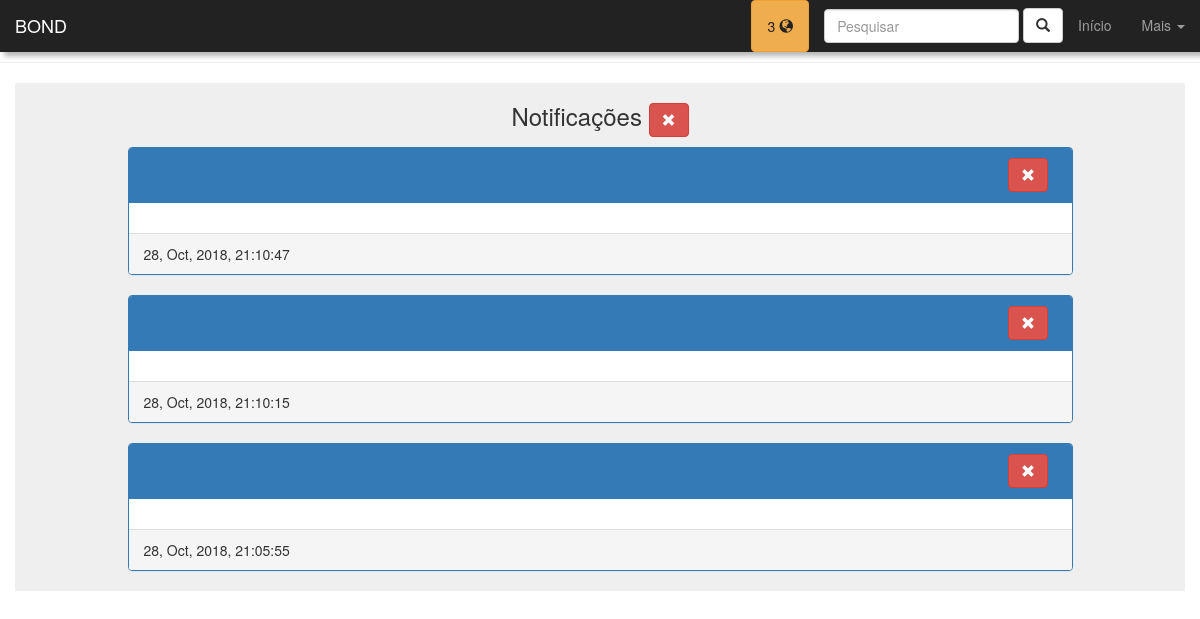
/notifications.php (signed in), run on the app's committed database.
### tables this page shows
CREATE TABLE IF NOT EXISTS `notifications` (
  `id_notification` int(11) NOT NULL AUTO_INCREMENT,
  `user` int(11) NOT NULL,
  `post` int(11) DEFAULT NULL,
  `community` int(11) DEFAULT NULL,
  `type` enum('like','comment','new_post','join','comment_another') NOT NULL,
  `acting_user` int(11) NOT NULL,
  `r_date` datetime DEFAULT CURRENT_TIMESTAMP,
  PRIMARY KEY (`id_notification`)
);

### notifications.php (the view, shortened to what this page needs)
<?php
$id_user = $_SESSION["id_user"];
$conn = connect();
$sql = "SELECT COUNT(*) as qnt FROM notifications WHERE user = $id_user";
if($q = mysqli_query($conn, $sql)){
  $notifications = mysqli_fetch_assoc($q)["qnt"];
}else{
  $notifications = 0;
}
?>
<!DOCTYPE html>
<html lang="PT-BR">
  <head>
    <link href="css/bootstrap.min.css" rel="stylesheet">
    <link rel="stylesheet" href="css/pattern.css">
  </head>
<body>
<nav class="navbar navbar-inverse navbar-fixed-top" id="navbar-menu">
  <div class="container-fluid">
    <div class="navbar-header">
      <a class="navbar-brand" href="#">BOND</a>
    </div>
    <div class="collapse navbar-collapse" id="bs-example-navbar-collapse-1">
      <ul class="nav navbar-nav navbar-right">
      <li>
      <?php
        if($notifications>0){
          echo '<a href="notifications.php" class="btn btn-warning" id="dark-text-nav">'.$notifications
          .' <span class="glyphicon glyphicon-globe"></span></a>';
        }else{
          echo '<a href="notifications.php" class="btn btn-default" id="btn-mobile-nav2"><span class="glyphicon glyphicon-globe"></span></a>';
        }
        ?>
        </li><li>
    <form class="navbar-form navbar-right" onsubmit="return false">
      <div class="form-group">
        <input type="text" id="nav-search-input" class="form-control" placeholder="Pesquisar" value="<?php if(isset($_GET["q"])){echo $_GET["q"];} ?>">
      </div>
      <a id="nav-search-submit" class="btn btn-default"><label class="glyphicon glyphicon-search"></label></a>
    </form>
      </li>
        <li><a href="home.php">Início</a></li>
        <li class="dropdown">
          <a href="#" class="dropdown-toggle" data-toggle="dropdown"
          role="button" aria-haspopup="true" aria-expanded="false">Mais <span class="caret"></span></a>
        </li>
      </ul>
    </div>
  </div>
</nav>
<hr><hr><hr>
<div class="container">
<div class="row panel-gray">
    <div class="col-lg-10 col-lg-offset-1">
      <h3 class="text-center">Notificações <a title="Limpar Notificações" href='del_all_notifications.php' class='btn btn-danger'>
                  <span class='glyphicon glyphicon-remove'></span></a></h3>
        <?php
        $conn = connect();
        $sql = "SELECT *, date_format(notifications.r_date, '%d, %b, %Y, %T') as data_f FROM notifications
        JOIN users ON acting_user = users.id_user
        WHERE user = '$id_user'";
        if($query = mysqli_query($conn, $sql)){
            $notifications = array();
            while($row = mysqli_fetch_assoc($query)){
                $notifications[] = $row;
            }
            usort($notifications, "organizer");
            foreach($notifications as $notification){
                $type = $notification["type"];
                $id_notification = $notification["id_notification"];
                $time = $notification["data_f"];
                switch($type){
                  default:
                    $text = '';
                }
                echo "<div class='panel panel-primary'>
                <div class='panel-heading'><div class='row'>
                <div class='col-lg-1 col-lg-offset-11'>";
                echo "<a href='del_notification.php?n=$id_notification' class='btn btn-danger'>
                  <span class='glyphicon glyphicon-remove'></span></a>";
                echo "</div></div></div>
                <div class='panel-body'>
                 $text
                </div><div class='panel-footer'>$time</div></div>";
            }
        }
        ?>
    </div>
</div>
</div>
</body>
</html>

### css/pattern.css (style rules this page uses)
.panel-gray { background: rgba(100, 100, 100, 0.1); }
#navbar-menu { border-bottom: none; box-shadow: 4px 4px 5px rgba(10,10,10,0.3); color: #bbb; }
#dark-text-nav { color: #222; }

### data on the page
notifications: time "28, Oct, 2018, 21:10:47"
notifications: time "28, Oct, 2018, 21:10:15"
notifications: time "28, Oct, 2018, 21:05:55"

### other printed values
$notifications "3"
